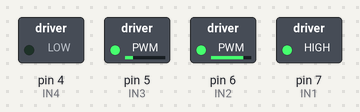
Bench run of a sketch on a simulated Arduino Uno, built with avr-gcc and run on an emulated ATmega328P. Shown: switched loads named in the sketch (green lamp = pin HIGH). What the sketch prints to the serial monitor is not drawn.

Above: at 0.1 s.
At 2.1 s:
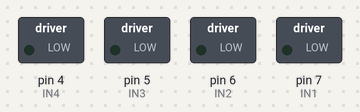
Timing chart, 0 to 3.6 s (numbered marks = the images above):
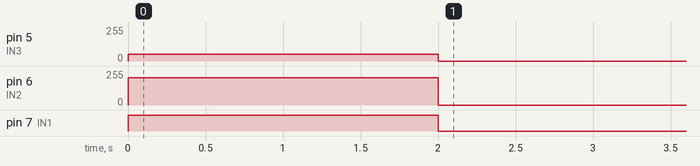

The sketch:

PWM_DC_Motor.ino
```cpp
// Khai báo chân của động cơ
#define ENCA1 9   // Chân thứ 3 của Motor1
#define ENCB1 10  // Chân thứ 4 của Motor1
#define ENCA2 11  // Chân thứ 3 của Motor2
#define ENCB2 12  // Chân thứ 4 của Motor2
#define IN1 7
#define IN2 6 // Chân PWM
#define IN3 5 // Chân PWM
#define IN4 4
#define MAX_SPEED 255
#define MIN_SPEED 0

volatile int posi = 0;
void setup()
{
  Serial.begin (9600);

  // Cấp loại tín hiệu cho chân của động cơ
  pinMode(IN1, OUTPUT);
  pinMode(IN2, OUTPUT);
  pinMode(IN3, OUTPUT);
  pinMode(IN4, OUTPUT);

  // Chân cấp tín hiệu cho Encoder
  pinMode(ENCA1,INPUT);
  pinMode(ENCB1,INPUT);
  attachInterrupt(digitalPinToInterrupt(ENCA1),readEncoder,RISING);

  pinMode(ENCA2,INPUT);
  pinMode(ENCB2,INPUT);
  attachInterrupt(digitalPinToInterrupt(ENCA2),readEncoder,RISING);
}

// Hàm điều khiển động cơ
void setMotor_1(int dir,int speed, int in1, int in2){
  if(dir == 1){
    speed = constrain(speed, MIN_SPEED, MAX_SPEED);
    digitalWrite(in1, HIGH);// chân này không có PWM
    analogWrite(in2, 255 - speed);
  }
  else if(dir == -1){
    speed = constrain(speed, MIN_SPEED, MAX_SPEED);
    digitalWrite(in1, LOW);// chân này không có PWM
    analogWrite(in2, speed);
  }
  else{
    digitalWrite(in1,LOW);
    digitalWrite(in2,LOW);
  }
}
void setMotor_2(int dir,int speed, int in3, int in4){
  if(dir == 1){
    speed = constrain(speed, MIN_SPEED, MAX_SPEED);
    analogWrite(in3, speed);
    digitalWrite(in4, LOW);// chân này không có PWM
  }
  else if(dir == -1){
    speed = constrain(speed, MIN_SPEED, MAX_SPEED);
    analogWrite(in3, 255 - speed);
    digitalWrite(in4, HIGH);// chân này không có PWM
  }
  else{
    digitalWrite(in3,LOW);
    digitalWrite(in4,LOW);
  }
}

// Hàm đọc Encoder
void readEncoder(){
  int b = digitalRead(ENCB1);
  if(b > 0){
    posi++;
  }
  else{
    posi--;
  }
}
void loop()
{
  Serial.println(posi);
  setMotor_1(1,50,IN1,IN2);
  setMotor_2(1,50,IN3,IN4);
  delay(2000);//tiến 2 s
  setMotor_1(0,50,IN1,IN2);
  setMotor_2(0,50,IN3,IN4);
  delay(1000000000000);//dừng 10s
}
```

Measured:
- by itself, pin 5 (IN3): 0/255 → 50/255 at 0.00 s, → 0/255 2.0 s later
- by itself, pin 6 (IN2): 0/255 → 205/255 at 0.00 s, → 0/255 2.0 s later
- by itself, pin 7 (IN1): LOW → HIGH at 0.00 s, → LOW 2.0 s later
